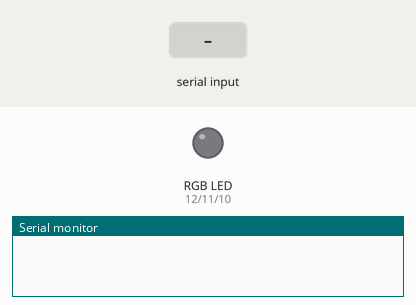
A sketch run on a simulated Arduino Uno, built with avr-gcc and run on an emulated ATmega328P. Shown: an RGB LED mixed from three pins (HIGH = lit), the last lines printed to the serial monitor. Inputs (shaded band) come from the test bench. Dim RGB values are drawn brighter than linear.

Above: at 1.2 s.
1.3 s: byte 71 ('G') received over Serial
At 1.45 s:
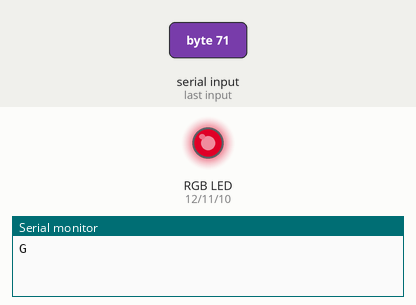
Timing chart, 0 to 1.6 s (numbered marks = the images above; inputs shaded):
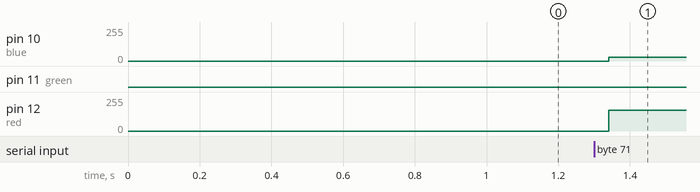

The sketch:

LED_COLORCHANGER_Using_Blu.ino
```cpp
int color =0;
int red = 12;
int green =11;
int blue =10;


char received;

void setup() {
  Serial.begin(9600);
  pinMode(red, OUTPUT);
  pinMode(green, OUTPUT);
  pinMode(blue, OUTPUT);


 analogWrite(red,0);
 analogWrite(green,0);
 analogWrite(blue,0);
}

void loop(){
    if(Serial.available()>0){
    color = Serial.read();
    char Rec = char(color);
    if (Rec != '0')
    {
    Serial.println(Rec);
    }
  }

  //Black
  if (color == 'B')
  {
    analogWrite(red,0);
    analogWrite(green,0);
    analogWrite(blue,0);
  }

   //WHITE
  if (color == 'W')
  {
    analogWrite(red,255);
    analogWrite(green,255);
    analogWrite(blue,255);
  }

   //RED
  if (color == 'R')
  {
    analogWrite(red,255);
    analogWrite(green,0);
    analogWrite(blue,0);
  }

   //LIME
  if (color == 'L')
  {
    analogWrite(red,0);
    analogWrite(green,255);
    analogWrite(blue,0);
  }

   //BlUE
  if (color == 'E')
  {
    analogWrite(red,0);
    analogWrite(green,0);
    analogWrite(blue,255);
  }

   //Yellow
  if (color == 'Y')
  {
    analogWrite(red,255);
    analogWrite(green,255);
    analogWrite(blue,0);
  }

   //Cyan/Aqua
  if (color == 'C')
  {
    analogWrite(red,0);
    analogWrite(green,255);
    analogWrite(blue,255);
  }

   //Magenta / Fuchsia
  if (color == 'M')
  {
    analogWrite(red,255);
    analogWrite(green,0);
    analogWrite(blue,255);
  }


   // Maroon
  if (color == 'F')
  {
    analogWrite(red,128);
    analogWrite(green,0);
    analogWrite(blue,0);
  }

   // Olive
  if (color == 'O')
  {
    analogWrite(red,128);
    analogWrite(green,128);
    analogWrite(blue,0);
  }

   //Green
  if (color == 'G')
  {
    analogWrite(red,0);
    analogWrite(green,128);
    analogWrite(blue,0);
  }

   // Purple
  if (color == 'P')
  {
    analogWrite(red,128);
    analogWrite(green,0);
    analogWrite(blue,128);
  }

   //  Navy
  if (color == 'N')
  {
    analogWrite(red,0);
    analogWrite(green,0);
    analogWrite(blue,128);
  }

   //light coral
  if (color == 'J')
  {
    analogWrite(red,240);
    analogWrite(green,128);
    analogWrite(blue,128);
  }

   //orange red
  if (color == 'X')
  {
    analogWrite(red,255);
    analogWrite(green,69);
    analogWrite(blue,0);
  }

   //green yellow
  if (color == 'G')
  {
    analogWrite(red,173);
    analogWrite(green,255);
    analogWrite(blue,47);
  }

   // spring green
  if (color == 'S')
  {
    analogWrite(red,0);
    analogWrite(green,255);
    analogWrite(blue,127);
  }

   //   aqua marine
  if (color == 'A')
  {
    analogWrite(red,127);
    analogWrite(green,255);
    analogWrite(blue,212);
  }

   //   hot pink
  if (color == 'H')
  {
    analogWrite(red,255);
    analogWrite(green,105);
    analogWrite(blue,180);
  }

   // honeydew
  if (color == 'D')
  {
    analogWrite(red,240);
    analogWrite(green,255);
    analogWrite(blue,240);
  }

   // light gray / light grey
  if (color == 'U')
  {
    analogWrite(red,211);
    analogWrite(green,211);
    analogWrite(blue,211);
  }
}
```
